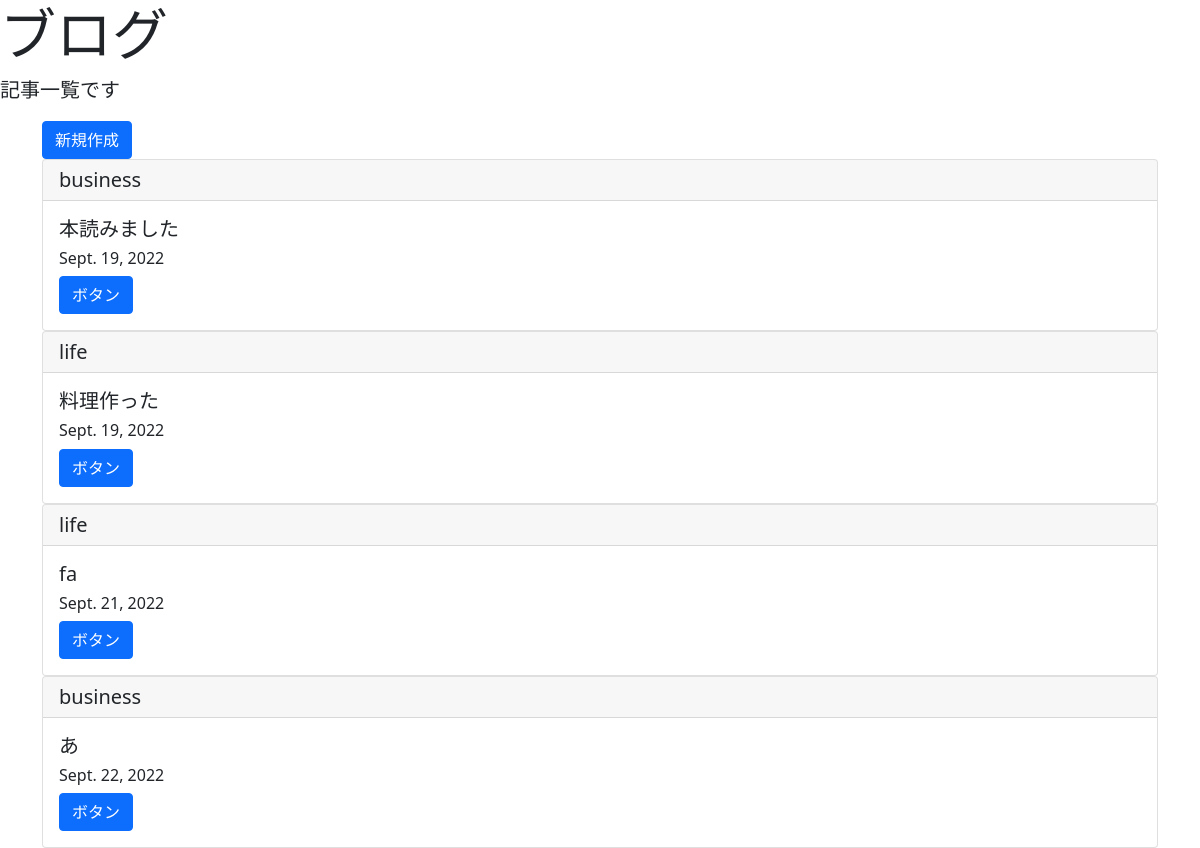
Page /list/ on the committed database.
### blogpost/models.py (models this page shows, shortened)
class BlogModel(models.Model):
    title = models.CharField(max_length=100)
    content = models.TextField()
    postdate = models.DateField(auto_now_add=True)
    category = models.CharField(max_length=50, choices = CATEGORY)

### blogpost/views.py (the view)
# urls.py: path('list/', BlogList.as_view(), name='list'),
class BlogList(ListView):
    template_name = 'list.html'
    model = BlogModel

### blogpost/templates/list.html
{% extends 'base.html' %}
{% block header %}
<div class="jumbotron">
  <h1 class="display-4">ブログ</h1>
  <p class="lead">記事一覧です</p>
</div>
{% endblock header %}
{% block content %}
    <div class='container'>
    <a href="{% url 'create' %}" class="btn btn-primary">新規作成</a>
    {% for item in object_list %}
    <div class="card">
      <h5 class="card-header">{{ item.category }}</h5>
      <div class="card-body">
        <h5 class="card-title">{{ item.title }}</h5>
        <h6 class="card-text">{{ item.postdate }}</h6>
        <a href="{% url 'detail' item.pk %}" class="btn btn-primary">ボタン</a>
      </div>
    </div>
    {% endfor %}
    </div>
{% endblock content %}

### blogpost/templates/base.html (shortened to what this page needs)
<!doctype html>
<html lang="en">
  <head>
    <link href="https://cdn.jsdelivr.net/npm/bootstrap@5.0.2/dist/css/bootstrap.min.css" rel="stylesheet">
  </head>
  <body>
    {% block header %}
    {% endblock header %}
    {% block content %}
    {% endblock content %}
  </body>
</html>

### rows in the picture
BlogModel: category "business", title "本読みました", postdate "Sept. 19, 2022"
BlogModel: category "life", title "料理作った", postdate "Sept. 19, 2022"
BlogModel: category "life", title "fa", postdate "Sept. 21, 2022"
BlogModel: category "business", title "あ", postdate "Sept. 22, 2022"
